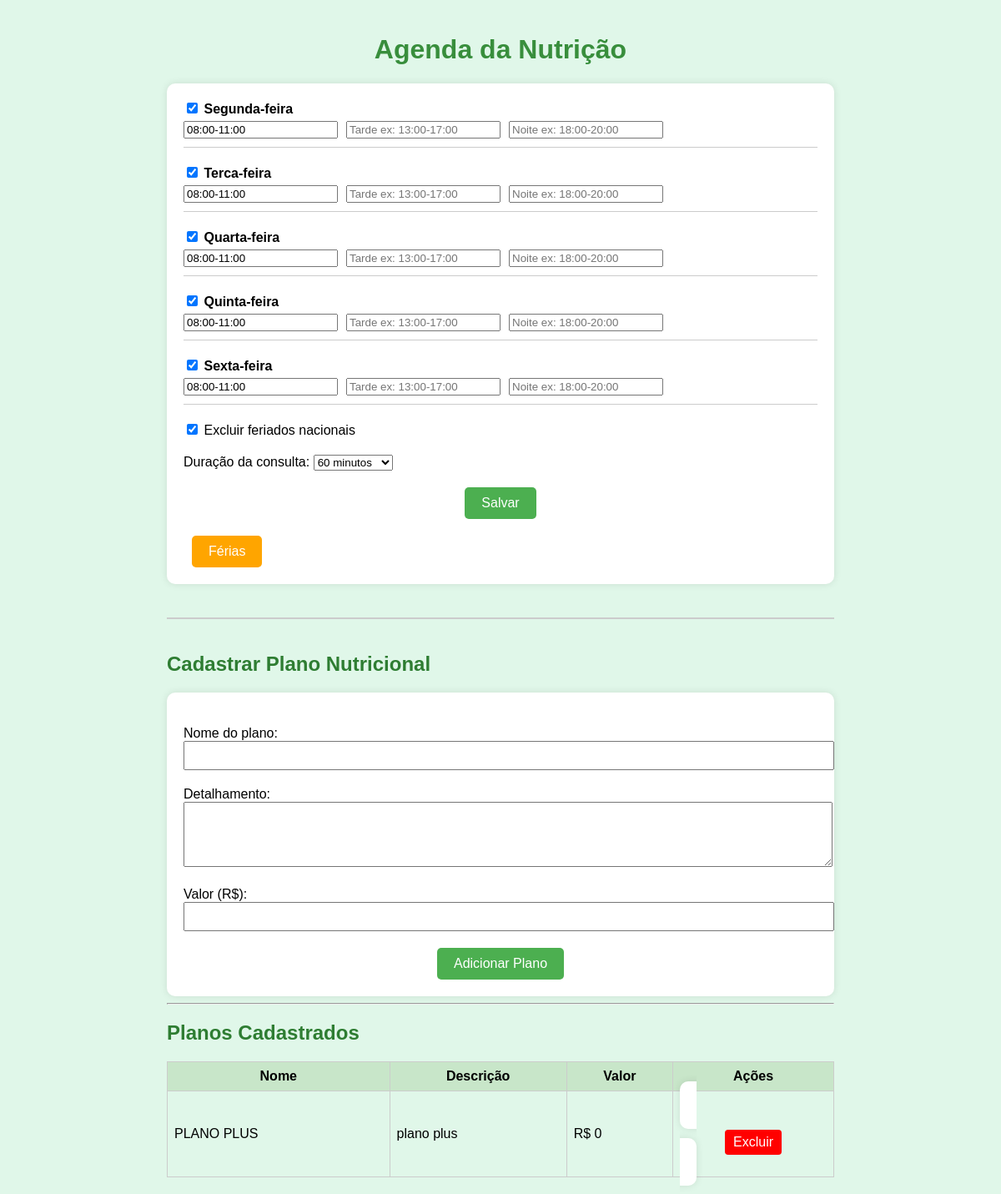
The app's page /agenda (signed in) with its own data.
### tables this page shows
CREATE TABLE agenda_nutricionista (
                id INTEGER PRIMARY KEY AUTOINCREMENT,
                dia TEXT,
                manha TEXT,
                tarde TEXT,
                noite TEXT,
                excluir_feriados BOOLEAN,
                excluir_sabado BOOLEAN,
                excluir_domingo BOOLEAN,
                duracao_consulta INTEGER
            );

CREATE TABLE planos_nutricionais (
                id INTEGER PRIMARY KEY AUTOINCREMENT,
                nome TEXT,
                descricao TEXT,
                valor TEXT
            );

### bekacola1.py (the view)
@app.route("/agenda")
@login_requerido
def agenda_nutri():
    conn = sqlite3.connect(DB_PATH)
    cursor = conn.cursor()
    cursor.execute("SELECT * FROM agenda_nutricionista")
    registros = cursor.fetchall()
    cursor.execute("SELECT * FROM planos_nutricionais ORDER BY id DESC")
    planos = cursor.fetchall()
    cursor.execute("SELECT * FROM ferias_nutricionista ORDER BY data_inicio")
    ferias = cursor.fetchall()
    conn.close()
    dados = {}
    excluir_feriados = excluir_sabado = excluir_domingo = False
    duracao = 30
    for linha in registros:
        dia = linha[1]
        dados[dia] = {
            "manha": linha[2],
            "tarde": linha[3],
            "noite": linha[4]
        }
        excluir_feriados = linha[5]
        excluir_sabado = linha[6]
        excluir_domingo = linha[7]
        duracao = linha[8]
    return render_template("agenda.html", dados=dados,
                           excluir_feriados=excluir_feriados,
                           excluir_sabado=excluir_sabado,
                           excluir_domingo=excluir_domingo,
                           duracao=duracao,
                           planos=planos,
                           ferias=ferias)

### bekacola1.py (called while the page is built)
def login_requerido(f):
    @wraps(f)
    def decorated_function(*args, **kwargs):
        if not session.get('logado'):
            return redirect(url_for('login'))
        return f(*args, **kwargs)
    return decorated_function

### templates/agenda.html (shortened to what this page needs)
<!DOCTYPE html>
<html lang="pt-br">
<head>
</head>
<body>
<h1>Agenda da Nutrição</h1>
<form method="POST" action="/salvar_agenda">
  {% set dias = [('segunda', 'seg'), ('terca', 'ter'), ('quarta', 'qua'), ('quinta', 'qui'), ('sexta', 'sex')] %}
  {% for nome, prefixo in dias %}
  <div class="dia">
    <label>
      <input type="checkbox" name="dias" value="{{ nome }}"
      {% if nome in dados %}checked{% endif %}> {{ nome|capitalize }}-feira
    </label>
    <div class="horarios">
      <input type="text" name="manha_{{ prefixo }}" placeholder="Manhã ex: 08:00-11:30" value="{{ dados[nome]['manha'] if nome in dados else '' }}">
      <input type="text" name="tarde_{{ prefixo }}" placeholder="Tarde ex: 13:00-17:00" value="{{ dados[nome]['tarde'] if nome in dados else '' }}">
      <input type="text" name="noite_{{ prefixo }}" placeholder="Noite ex: 18:00-20:00" value="{{ dados[nome]['noite'] if nome in dados else '' }}">
    </div>
  </div>
  {% endfor %}
  <div class="opcoes">
    <label><input type="checkbox" name="excluir_feriados" {% if excluir_feriados %}checked{% endif %}> Excluir feriados nacionais</label>
  </div>
  <div class="opcoes">
    <label>Duração da consulta:</label>
    <select name="duracao">
      {% for i in range(20, 121, 10) %}
        <option value="{{ i }}" {% if duracao == i %}selected{% endif %}>{{ i }} minutos</option>
      {% endfor %}
    </select>
  </div>
  <button type="submit">Salvar</button>
  <button type="button" onclick="mostrarFerias()" style="background-color: orange; color: white; margin-left: 10px;">Férias</button>
</form>
<hr style="margin: 40px 0; border: none; border-top: 2px solid #ccc">
<h2 style="color: #2e7d32;">Cadastrar Plano Nutricional</h2>
<form method="POST" action="/adicionar_plano">
  <div class="opcoes">
    <label>Nome do plano:</label>
    <input type="text" name="nome_plano" style="width:100%; padding:8px;">
  </div>
  <div class="opcoes">
    <label>Detalhamento:</label>
    <textarea name="descricao_plano" rows="4" style="width:100%; padding:8px;"></textarea>
  </div>
  <div class="opcoes">
    <label>Valor (R$):</label>
    <input type="text" name="valor_plano" style="width:100%; padding:8px;">
  </div>
  <button type="submit">Adicionar Plano</button>
</form>
<hr>
<h2 style="color: #2e7d32;">Planos Cadastrados</h2>
<table style="width:100%; border-collapse: collapse;">
  <thead>
    <tr style="background-color: #c8e6c9;">
      <th style="padding: 8px; border: 1px solid #ccc;">Nome</th>
      <th style="padding: 8px; border: 1px solid #ccc;">Descrição</th>
      <th style="padding: 8px; border: 1px solid #ccc;">Valor</th>
      <th style="padding: 8px; border: 1px solid #ccc;">Ações</th>
    </tr>
  </thead>
  <tbody>
    {% for plano in planos %}
    <tr>
      <td style="padding: 8px; border: 1px solid #ccc;">{{ plano[1] }}</td>
      <td style="padding: 8px; border: 1px solid #ccc;">{{ plano[2] }}</td>
      <td style="padding: 8px; border: 1px solid #ccc;">R$ {{ plano[3] }}</td>
      <td style="padding: 8px; border: 1px solid #ccc;">
        <form method="POST" action="/excluir_plano" style="display:inline;">
          <button type="submit" onclick="return confirm('Deseja excluir este plano?')" style="background-color: red; color: white; border: none; padding: 6px 10px; border-radius: 4px;">
            Excluir
          </button>
        </form>
      </td>
    </tr>
    {% endfor %}
  </tbody>
</table>
</body>
</html>

### templates/agenda.html (style rules this page uses)
body { font-family: Arial, sans-serif; background-color: #e0f7e9; padding: 20px; max-width: 800px; margin: auto; }
h1 { text-align: center; color: #388e3c; }
form { background-color: white; padding: 20px; border-radius: 10px; box-shadow: 0 0 10px rgba(0,0,0,0.1); }
.dia { margin-bottom: 20px; border-bottom: 1px solid #ccc; padding-bottom: 10px; }
.dia label { font-weight: bold; display: block; margin-bottom: 5px; }
.horarios { display: flex; gap: 10px; flex-wrap: wrap; }
.opcoes { margin: 20px 0; }
button { background-color: #4CAF50; color: white; padding: 10px 20px; font-size: 16px; border: none; border-radius: 5px; cursor: pointer; display: block; margin: 20px auto 0; }

### records on screen
agenda_nutricionista: dia "Segunda", manha "08:00-11:00"
agenda_nutricionista: dia "Terca", manha "08:00-11:00"
agenda_nutricionista: dia "Quarta", manha "08:00-11:00"
agenda_nutricionista: dia "Quinta", manha "08:00-11:00"
agenda_nutricionista: dia "Sexta", manha "08:00-11:00"
planos_nutricionais: nome "PLANO PLUS", descricao "plano plus", valor "0"

### other values on screen
form field duracao "60 minutos"
